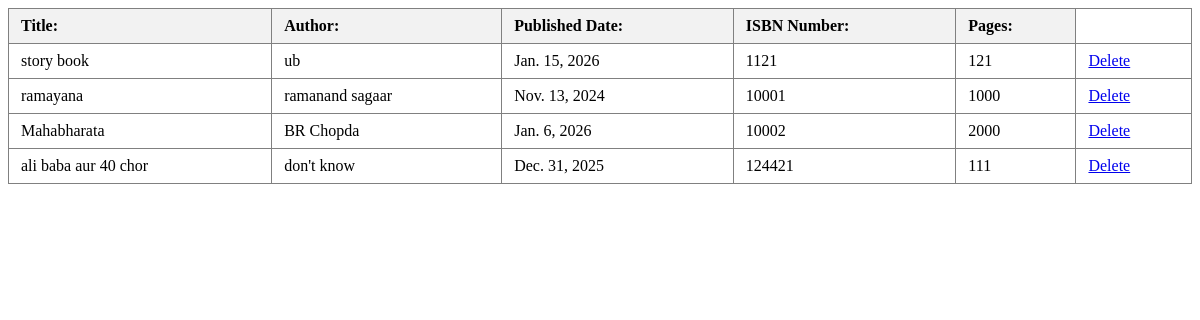
The page /viewbooks/ on the database its author committed.
### libapp/models.py (models this page shows, shortened)
class Book(models.Model):
    title = models.CharField(max_length=200)
    author = models.CharField(max_length=100)
    published_date = models.DateField()
    isbn_number = models.CharField(max_length=13, unique=True)
    pages = models.IntegerField()
    data_of_entry = models.DateTimeField(auto_now_add=True)

### libapp/views.py (the view)
# urls.py: path("viewbooks/", views.viewbooks, name="viewbooks"),
def viewbooks(request):
    books = Book.objects.all()
    return render(request, 'viewbooks.html', {'books': books})

### templates/viewbooks.html (shortened to what this page needs)
{% load static %}
<!DOCTYPE html>
<html lang="en">
<head>
    <link rel="stylesheet" href="{% static 'css/style.css' %}">
</head>
<body>
    <table border="1">
        <tr>
            <th>Title:</th>
            <th>Author:</th>
            <th>Published Date:</th>
            <th>ISBN Number:</th>
            <th>Pages:</th>
        </tr>
        {% for book in books %}
        <tr>
            <td>{{ book.title }}</td>
            <td>{{ book.author }}</td>
            <td>{{ book.published_date }}</td>
            <td>{{ book.isbn_number }}</td>
            <td>{{ book.pages }}</td>
            <td><a href="{% url 'delete_book' book.id %}">Delete</a></td>
        </tr>
        {% endfor %}
    </table>
</body>
</html>

### static/css/style.css (style rules this page uses)
table { width: 100%; border-collapse: collapse; }
th, td { padding: 8px 12px; text-align: left; }
th { background-color: #f2f2f2; }

### rows shown on the page
Book: title "story book", author "ub", published_date "Jan. 15, 2026", isbn_number "1121", pages "121"
Book: title "ramayana", author "ramanand sagaar", published_date "Nov. 13, 2024", isbn_number "10001", pages "1000"
Book: title "Mahabharata", author "BR Chopda", published_date "Jan. 6, 2026", isbn_number "10002", pages "2000"
Book: title "ali baba aur 40 chor", author "don't know", published_date "Dec. 31, 2025", isbn_number "124421", pages "111"
